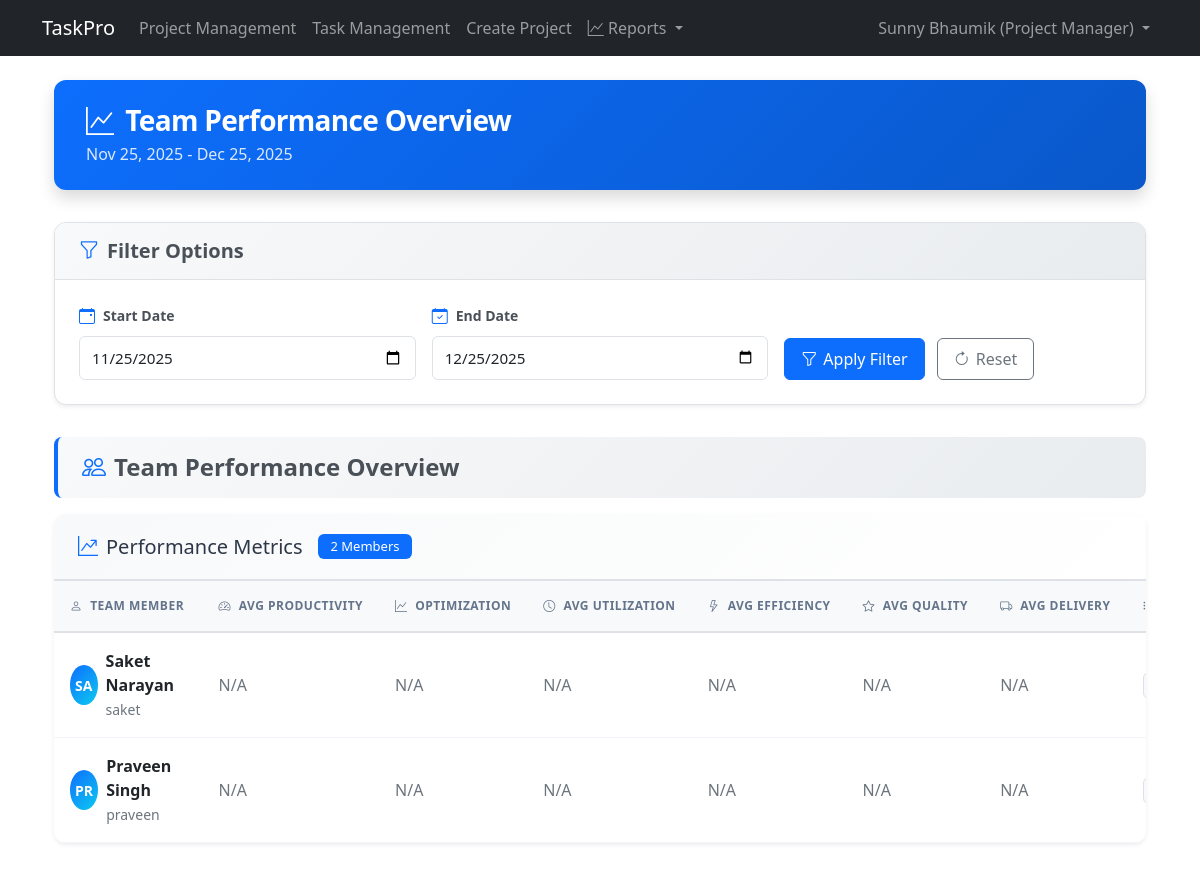
The app's page /projects/reports/team-overview/ (signed in) with its own data.
### accounts/models.py (models this page shows, shortened)
class User(AbstractUser):
    id = models.UUIDField(primary_key=True, default=uuid.uuid4, editable=False)
    ROLES = (
        ('DPM', 'Project Manager'),
        ('TEAM_MEMBER', 'Team Member'),
    )
    role = models.CharField(max_length=20, choices=ROLES)
    created_at = models.DateTimeField(auto_now_add=True)
    updated_at = models.DateTimeField(auto_now=True)
    groups = models.ManyToManyField(
        'auth.Group',
        related_name='custom_user_set',
        blank=True,
        verbose_name='groups',
        help_text='The groups this user belongs to.',
    )
    user_permissions = models.ManyToManyField(
        'auth.Permission',
        related_name='custom_user_set',
        blank=True,
        verbose_name='user permissions',
        help_text='Specific permissions for this user.',
    )

### projects/report_views.py (the view)
# urls.py: path('reports/team-overview/', report_views.team_overview_report, name='team_overview_report'),
@login_required
def team_overview_report(request):
    if request.user.role != 'DPM':
        return redirect('projects:team_member_report')
    end_date = request.GET.get('end_date', date.today())
    if isinstance(end_date, str):
        end_date = date.fromisoformat(end_date)
    start_date = request.GET.get('start_date', end_date - timedelta(days=30))
    if isinstance(start_date, str):
        start_date = date.fromisoformat(start_date)
    overview_data = ReportingService.get_team_overview(start_date, end_date)
    formatted_overview = []
    for item in overview_data:
        formatted_overview.append({
            'team_member': item['team_member'],
            'metrics': {
                'avg_productivity': item['metrics']['productivity']['score'],
                'avg_optimization': item['metrics']['optimization']['score'],
                'avg_utilization': item['metrics']['utilization']['score'],
                'avg_efficiency': item['metrics']['efficiency']['score'],
                'avg_quality': item['metrics']['quality']['average_rating'],
                'avg_delivery': item['metrics']['delivery']['average_rating'],
                'total_assignments': item['metrics']['quality']['total_assignments'],
                'total_projects': item['metrics']['delivery']['total_projects']
            }
        })
    context = {
        'overview_data': formatted_overview,
        'start_date': start_date,
        'end_date': end_date,
        'title': 'Team Overview Report'
    }
    return render(request, 'projects/reports/team_overview.html', context)

### projects/templates/projects/reports/team_overview.html (shortened to what this page needs)
{% extends "projects/reports/base_report.html" %}
{% block report_title %}Team Performance Overview{% endblock %}
{% block report_subtitle %}{{ start_date|date:"M d, Y" }} - {{ end_date|date:"M d, Y" }}{% endblock %}
{% block report_content %}
<div class="report-section">
    <div class="section-header">
        <h4>
            <i class="bi bi-people"></i>
            Team Performance Overview
        </h4>
    </div>
    <div class="card">
        <div class="card-header">
            <h5 class="card-title">
                <i class="bi bi-graph-up-arrow"></i>
                Performance Metrics
                <span class="badge bg-primary ms-2">{{ overview_data|length }} Member{{ overview_data|length|pluralize }}</span>
            </h5>
        </div>
        <div class="card-body p-0">
            <div class="table-responsive">
                <table class="table">
                    <thead>
                        <tr>
                            <th>
                                <i class="bi bi-person me-1"></i>
                                Team Member
                            </th>
                            <th>
                                <i class="bi bi-speedometer2 me-1"></i>
                                Avg Productivity
                            </th>
                            <th>
                                <i class="bi bi-graph-up me-1"></i>
                                Optimization
                            </th>
                            <th>
                                <i class="bi bi-clock me-1"></i>
                                Avg Utilization
                            </th>
                            <th>
                                <i class="bi bi-lightning me-1"></i>
                                Avg Efficiency
                            </th>
                            <th>
                                <i class="bi bi-star me-1"></i>
                                Avg Quality
                            </th>
                            <th>
                                <i class="bi bi-truck me-1"></i>
                                Avg Delivery
                            </th>
                            <th>
                                <i class="bi bi-list-task me-1"></i>
                            </th>
                        </tr>
                    </thead>
                    <tbody>
                        {% for data in overview_data %}
                        <tr>
                            <td>
                                <div class="d-flex align-items-center">
                                    <div class="avatar-circle me-2">
                                        {{ data.team_member.get_full_name|slice:":2"|upper }}
                                    </div>
                                    <div>
                                        <strong>{{ data.team_member.get_full_name }}</strong>
                                        <br>
                                        <small class="text-muted">{{ data.team_member.username }}</small>
                                    </div>
                                </div>
                            </td>
                            <td>
                                {% if data.metrics.avg_productivity %}
                                    <div class="metric-display">
                                        <span class="badge bg-primary">{{ data.metrics.avg_productivity|floatformat:1 }}%</span>
                                        <div class="progress mt-1" style="height: 4px;">
                                            <div class="progress-bar bg-primary"
                                                 style="width: {{ data.metrics.avg_productivity }}%"></div>
                                        </div>
                                    </div>
                                {% else %}
                                    <span class="text-muted">N/A</span>
                                {% endif %}
                            </td>
                            <td>
                                {% if data.metrics.avg_optimization %}
                                    <div class="metric-display">
                                        <span class="badge
                                            {% if data.metrics.avg_optimization >= 20 %}bg-success
                                            {% elif data.metrics.avg_optimization >= 10 %}bg-warning text-dark
                                            {% elif data.metrics.avg_optimization >= 0 %}bg-info
                                            {% else %}bg-danger{% endif %}">
                                            {{ data.metrics.avg_optimization|floatformat:1 }}%
                                        </span>
                                        <div class="progress mt-1" style="height: 4px;">
                                            <div class="progress-bar
                                                {% if data.metrics.avg_optimization >= 20 %}bg-success
                                                {% elif data.metrics.avg_optimization >= 10 %}bg-warning
                                                {% elif data.metrics.avg_optimization >= 0 %}bg-info
                                                {% else %}bg-danger{% endif %}"
                                                 style="width: {{ data.metrics.avg_optimization|default:0 }}%"></div>
                                        </div>
                                    </div>
                                {% else %}
                                    <span class="text-muted">N/A</span>
                                {% endif %}
                            </td>
                            <td>
                                {% if data.metrics.avg_utilization %}
                                    <div class="metric-display">
                                        <span class="badge bg-success">{{ data.metrics.avg_utilization|floatformat:1 }}%</span>
                                        <div class="progress mt-1" style="height: 4px;">
                                            <div class="progress-bar bg-success"
                                                 style="width: {{ data.metrics.avg_utilization }}%"></div>
                                        </div>
                                    </div>
                                {% else %}
                                    <span class="text-muted">N/A</span>
                                {% endif %}
                            </td>
                            <td>
                                {% if data.metrics.avg_efficiency %}
                                    <div class="metric-display">
                                        <span class="badge
                                            {% if data.metrics.avg_efficiency >= 90 %}bg-success
                                            {% elif data.metrics.avg_efficiency >= 80 %}bg-info
                                            {% elif data.metrics.avg_efficiency >= 70 %}bg-warning text-dark
                                            {% else %}bg-danger{% endif %}">
                                            {{ data.metrics.avg_efficiency|floatformat:1 }}%
                                        </span>
                                        <div class="progress mt-1" style="height: 4px;">
                                            <div class="progress-bar
                                                {% if data.metrics.avg_efficiency >= 90 %}bg-success
                                                {% elif data.metrics.avg_efficiency >= 80 %}bg-info
                                                {% elif data.metrics.avg_efficiency >= 70 %}bg-warning
                                                {% else %}bg-danger{% endif %}"
                                                 style="width: {{ data.metrics.avg_efficiency|default:0 }}%"></div>
                                        </div>
                                    </div>
                                {% else %}
                                    <span class="text-muted">N/A</span>
                                {% endif %}
                            </td>
                            <td>
                                {% if data.metrics.avg_quality %}
                                    <div class="metric-display">
                                        <span class="badge bg-info">{{ data.metrics.avg_quality|floatformat:1 }}/5</span>
                                        <div class="star-rating mt-1">
                                            {% for i in "12345" %}
                                                {% if i|add:0 <= data.metrics.avg_quality %}
                                                    <i class="bi bi-star-fill text-warning"></i>
                                                {% else %}
                                                    <i class="bi bi-star text-muted"></i>
                                                {% endif %}
                                            {% endfor %}
                                        </div>
                                    </div>
                                {% else %}
                                    <span class="text-muted">N/A</span>
                                {% endif %}
                            </td>
                            <td>
                                {% if data.metrics.avg_delivery %}
                                    <div class="metric-display">
                                        <span class="badge bg-warning text-dark">{{ data.metrics.avg_delivery|floatformat:1 }}/5</span>
                                        <div class="star-rating mt-1">
                                            {% for i in "12345" %}
                                                {% if i|add:0 <= data.metrics.avg_delivery %}
                                                    <i class="bi bi-star-fill text-warning"></i>
                                                {% else %}
                                                    <i class="bi bi-star text-muted"></i>
                                                {% endif %}
                                            {% endfor %}
                                        </div>
                                    </div>
                                {% else %}
                                    <span class="text-muted">N/A</span>
                                {% endif %}
                            </td>
                            <td>
                                <span class="badge bg-light text-dark border">
                                </span>
                            </td>
                        </tr>
                        {% endfor %}
                    </tbody>
                </table>
            </div>
        </div>
    </div>
</div>
{% endblock %}

### templates/base.html (shortened to what this page needs)
<!DOCTYPE html>
<html lang="en">
<head>
    <link href="https://cdn.jsdelivr.net/npm/bootstrap@5.1.3/dist/css/bootstrap.min.css" rel="stylesheet">
    <link href="https://cdn.jsdelivr.net/npm/bootstrap-icons@1.10.0/font/bootstrap-icons.css" rel="stylesheet">
</head>
<body>
    <nav class="navbar navbar-expand-lg navbar-dark bg-dark">
        <div class="container">
            <a class="navbar-brand" href="/">TaskPro</a>
            <div class="collapse navbar-collapse" id="navbarMain">
                {% if user.is_authenticated %}
                    <ul class="navbar-nav me-auto">
                        {% if user.role == 'DPM' %}
                            <li class="nav-item">
                                <a class="nav-link" href="{% url 'projects:project_list' %}">Project Management</a>
                            </li>
                            <li class="nav-item">
                                <a class="nav-link" href="{% url 'projects:dpm_task_dashboard' %}">Task Management</a>
                            </li>
                            <li class="nav-item">
                                <a class="nav-link" href="{% url 'projects:create_project' %}">Create Project</a>
                            </li>
                            <li class="nav-item dropdown">
                                <a class="nav-link dropdown-toggle" href="#" id="reportsMenu"
                                   data-bs-toggle="dropdown" aria-expanded="false">
                                    <i class="bi bi-graph-up"></i> Reports
                                </a>
                            </li>
                        {% endif %}
                    </ul>
                    <ul class="navbar-nav">
                        <li class="nav-item dropdown">
                            <a class="nav-link dropdown-toggle" href="#" id="userMenu"
                               data-bs-toggle="dropdown" aria-expanded="false">
                                {{ user.get_full_name|default:user.username }}
                                {% if user.role %}
                                    ({{ user.get_role_display }})
                                {% endif %}
                            </a>
                        </li>
                    </ul>
                {% endif %}
            </div>
        </div>
    </nav>
    <div class="container mt-4">
        {% block content %}
        {% endblock %}
    </div>
</body>
</html>

### records on screen
User: get_full_name "Sunny Bhaumik", role "Project Manager"
User: team_member.get_full_name "SA", team_member.get_full_name "Saket Narayan", team_member.username "saket"
User: team_member.get_full_name "PR", team_member.get_full_name "Praveen Singh", team_member.username "praveen"

### other values on screen
{{ start_date|date:"M d, Y" }} "Nov 25, 2025"
{{ end_date|date:"M d, Y" }} "Dec 25, 2025"
{{ overview_data|length }} "2"
